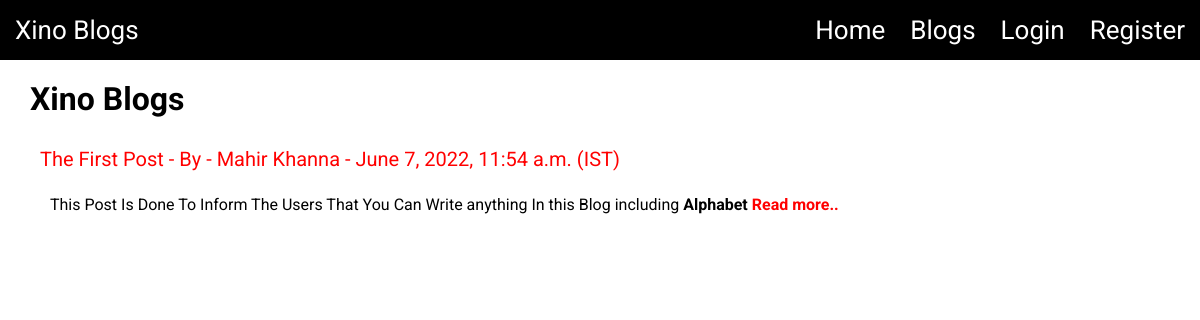
Page /blog on the committed database.
### blog/models.py (models this page shows, shortened)
class Post(models.Model):
    title = models.CharField(max_length=255)
    author = models.ForeignKey(User, on_delete=models.CASCADE)
    body = models.TextField()
    date = models.DateTimeField(auto_now_add=True)

### blog/views.py (the view)
# urls.py: path('blog', blog.as_view(), name="blog"),
class blog(ListView):
    model = Post
    template_name = 'blog.html'
    ordering = ['-date']

### blog/templates/blog.html (shortened to what this page needs)
{% extends 'base.html' %}
{% block content %}
    <h1>Xino Blogs</h1>
    <br>
    <ul class="post">
        {% for post in object_list %}
            <li><p><a href="{% url 'detail' post.pk%}">{{ post.title }} - By - {{ post.author.first_name }} {{ post.author.last_name }} - {{post.date}} (IST)</a></p><br><p class="postBody">{{ post.body|slice:":100"|safe }} <a href="{%url 'detail' post.pk%}">Read more..</a></p></li>
            <BR><BR><BR>
        {% endfor %}
    </ul>
{% endblock %}

### blog/templates/base.html (style rules this page uses)
* { margin: 0; padding: 0; box-sizing: border-box; font-family: 'Roboto', sans-serif; }
.post { margin: 5px; padding: 5px; }
.post li { font-size: 20px; list-style: none; }
.post li a { text-decoration: none; color: rgb(255, 0, 0); }
.postBody, .postAuthor { font-size: 16px; margin-left: 10px; }

### rows in the picture
Post: title "The First Post", author.first_name "Mahir", author.last_name "Khanna", date "June 7, 2022, 11:54 a.m.", body "This Post Is Done To Inform The Users That You Can Write anything In this Blog including Alphabet"
